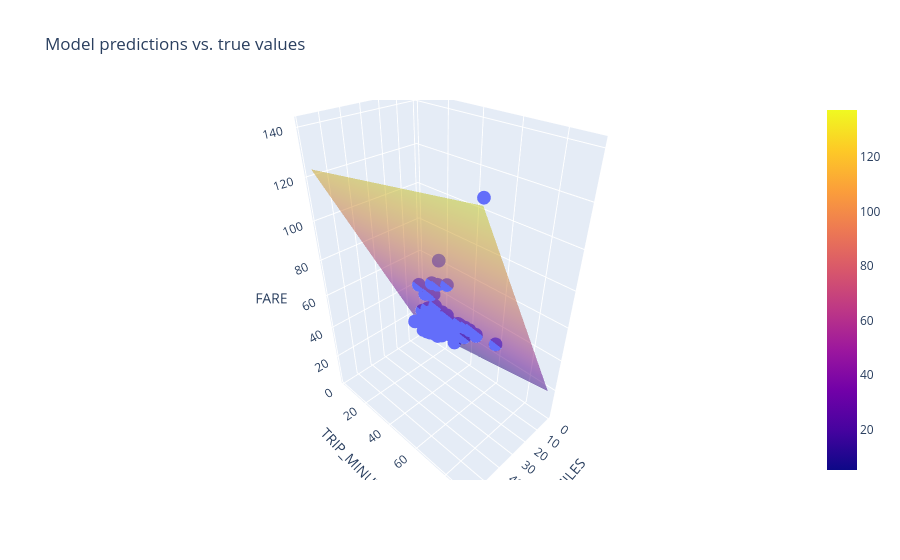

Notebook cell for this chart:
### Code cell
settings_3 = ml_edu.experiment.ExperimentSettings(
    learning_rate = 0.001,
    number_epochs = 20,
    batch_size = 50,
    input_features = ['TRIP_MILES', 'TRIP_MINUTES']
)

training_df['TRIP_MINUTES'] = training_df['TRIP_SECONDS']/60

metrics = [keras.metrics.RootMeanSquaredError(name='rmse')]

model_3 = create_model(settings_3, metrics)

experiment_3 = train_model('two_features', model_3, training_df, 'FARE', settings_3)

ml_edu.results.plot_experiment_metrics(experiment_3, ['rmse'])
ml_edu.results.plot_model_predictions(experiment_3, training_df, 'FARE')

### Figure 1 — Plotly figure (JSON) as saved in the notebook; plotly's stock layout.template omitted (floating-point values rounded to 4 significant figures; data arrays with more than 128 entries replaced by an {"elided": "..."} marker saying what was removed)
{"data": [{"hovertemplate": "TRIP_MILES=%{x}<br>TRIP_MINUTES=%{y}<br>FARE=%{z}<extra></extra>", "legendgroup": "", "marker": {"color": "#636efa", "symbol": "circle"}, "mode": "markers", "name": "", "scene": "scene", "showlegend": false, "type": "scatter3d", "x": {"elided": "200 float values"}, "y": {"elided": "200 float values"}, "z": {"elided": "200 float values"}}, {"name": "prediction", "opacity": 0.5, "type": "surface", "x": [0.5, 6.978, 13.46, 19.93, 26.41, 32.89, 39.37, 45.84, 52.32, 58.8], "y": [1.45, 11.51, 21.57, 31.63, 41.69, 51.76, 61.82, 71.88, 81.94, 92.0], "z": [[5.067, 18.24, 31.4, 44.57, 57.74, 70.91, 84.08, 97.25, 110.4, 123.6], [6.59, 19.76, 32.93, 46.09, 59.26, 72.43, 85.6, 98.77, 111.9, 125.1], [8.113, 21.28, 34.45, 47.62, 60.79, 73.95, 87.12, 100.3, 113.5, 126.6], [9.636, 22.8, 35.97, 49.14, 62.31, 75.48, 88.65, 101.8, 115.0, 128.2], [11.16, 24.33, 37.5, 50.66, 63.83, 77.0, 90.17, 103.3, 116.5, 129.7], [12.68, 25.85, 39.02, 52.19, 65.36, 78.52, 91.69, 104.9, 118.0, 131.2], [14.21, 27.37, 40.54, 53.71, 66.88, 80.05, 93.22, 106.4, 119.6, 132.7], [15.73, 28.9, 42.07, 55.23, 68.4, 81.57, 94.74, 107.9, 121.1, 134.2], [17.25, 30.42, 43.59, 56.76, 69.93, 83.09, 96.26, 109.4, 122.6, 135.8], [18.77, 31.94, 45.11, 58.28, 71.45, 84.62, 97.79, 111.0, 124.1, 137.3]]}], "layout": {"legend": {"tracegroupgap": 0}, "scene": {"domain": {"x": [0, 1], "y": [0, 1]}, "xaxis": {"title": {"text": "TRIP_MILES"}}, "yaxis": {"title": {"text": "TRIP_MINUTES"}}, "zaxis": {"title": {"text": "FARE"}}}, "title": {"text": "Model predictions vs. true values"}}}
